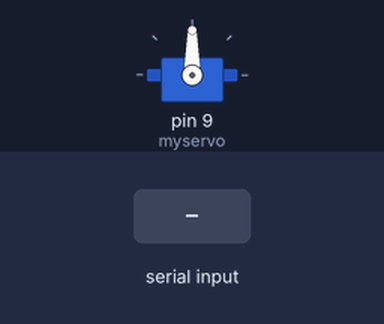
The sketch below on a simulated Arduino Uno, built with avr-gcc and run on an emulated ATmega328P. Shown: servo. The inputs (shaded band) are chosen by the test bench.

Above: at 1.2 s.
1.3 s: "F" received over Serial
At 1.9 s:
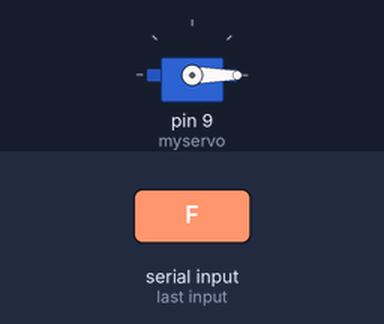
2.8 s: "B" received over Serial
At 4.0 s:
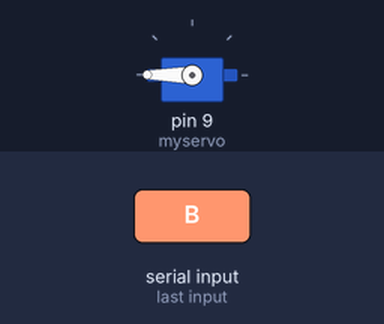
Timing chart, 0 to 5.8 s (numbered marks = the images above; inputs shaded):
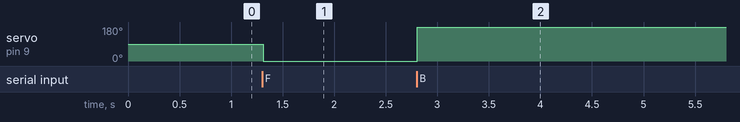

Measured:
- after the input at 1.3 s, servo on pin 9 (myservo): 90° → 0° at once
- after the input at 2.8 s, servo on pin 9 (myservo): 0° → 180° at once

The sketch:

AudioServoArduino.ino
```cpp
#include <Servo.h>

Servo myservo;  // Create a servo object
int servoState = 0;  // Variable to store the state of the servo (0 for IDLE, 1 for FORWARD, 2 for BACKWARD)

void setup() {
  myservo.attach(9);  // Attach the servo to pin 9
  Serial.begin(9600);  // Initialize serial communication
  servoState = 0;  // Set initial state to IDLE
  myservo.write(90);  // Move servo to initial position (IDLE position)
}

void loop() {
  if (Serial.available() > 0) {
    char command = Serial.read();  // Read the incoming command from serial
    if (command == 'F') {  // If command is 'F' (Forward)
      servoState = 1;  // Update servo state to FORWARD
    } else if (command == 'B') {  // If command is 'B' (Backward)
      servoState = 2;  // Update servo state to BACKWARD
    }
  }

  // Move the servo based on the current state
  if (servoState == 1) {  // If servo state is FORWARD
    myservo.write(0);  // Move servo to forward position (0 degrees)
  } else if (servoState == 2) {  // If servo state is BACKWARD
    myservo.write(180);  // Move servo to backward position (180 degrees)
  } else {  // If servo state is IDLE
    myservo.write(90);  // Move servo to idle position (90 degrees)
  }

  delay(10);  // Delay for servo to reach the position
}
```
